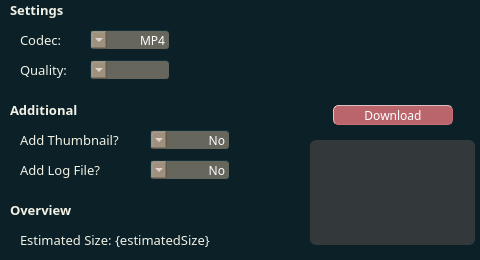
   <widget class="QWidget" name="downloadVideo" native="true">
    <property name="geometry">
     <rect>
      <x>20</x>
      <y>170</y>
      <width>480</width>
      <height>260</height>
     </rect>
    </property>
    <property name="sizePolicy">
     <sizepolicy hsizetype="Fixed" vsizetype="Fixed">
      <horstretch>0</horstretch>
      <verstretch>0</verstretch>
     </sizepolicy>
    </property>
    <property name="toolTip">
     <string notr="true"/>
    </property>
    <property name="statusTip">
     <string notr="true"/>
    </property>
    <property name="whatsThis">
     <string notr="true"/>
    </property>
    <property name="styleSheet">
     <string notr="true">background-color: rgb(11, 32, 39);</string>
    </property>
    <widget class="QLabel" name="dV_msgQualityType">
     <property name="enabled">
      <bool>true</bool>
     </property>
     <property name="geometry">
      <rect>
       <x>20</x>
       <y>60</y>
       <width>50</width>
       <height>20</height>
      </rect>
     </property>
     <property name="sizePolicy">
      <sizepolicy hsizetype="Fixed" vsizetype="Fixed">
       <horstretch>0</horstretch>
       <verstretch>0</verstretch>
      </sizepolicy>
     </property>
     <property name="font">
      <font>
       <family>Quicksand Medium</family>
       <pointsize>10</pointsize>
       <weight>50</weight>
       <italic>false</italic>
       <bold>false</bold>
      </font>
     </property>
     <property name="toolTip">
      <string notr="true"/>
     </property>
     <property name="statusTip">
      <string notr="true"/>
     </property>
     <property name="whatsThis">
      <string notr="true"/>
     </property>
     <property name="autoFillBackground">
      <bool>false</bool>
     </property>
     <property name="styleSheet">
      <string notr="true">font: 10pt &quot;Quicksand Medium&quot;; color: rgb(241, 241, 229);</string>
     </property>
     <property name="frameShape">
      <enum>QFrame::NoFrame</enum>
     </property>
     <property name="frameShadow">
      <enum>QFrame::Plain</enum>
     </property>
     <property name="text">
      <string notr="true">Quality:</string>
     </property>
     <property name="alignment">
      <set>Qt::AlignLeading|Qt::AlignLeft|Qt::AlignVCenter</set>
     </property>
     <property name="textInteractionFlags">
      <set>Qt::NoTextInteraction</set>
     </property>
    </widget>
    <widget class="QComboBox" name="dV_listQualityType">
     <property name="geometry">
      <rect>
       <x>90</x>
       <y>60</y>
       <width>80</width>
       <height>20</height>
      </rect>
     </property>
     <property name="sizePolicy">
      <sizepolicy hsizetype="Fixed" vsizetype="Fixed">
       <horstretch>0</horstretch>
       <verstretch>0</verstretch>
      </sizepolicy>
     </property>
     <property name="font">
      <font>
       <family>Quicksand Medium</family>
       <pointsize>9</pointsize>
       <weight>50</weight>
       <bold>false</bold>
      </font>
     </property>
     <property name="cursor">
      <cursorShape>PointingHandCursor</cursorShape>
     </property>
     <property name="toolTip">
      <string notr="true"/>
     </property>
     <property name="statusTip">
      <string notr="true"/>
     </property>
     <property name="whatsThis">
      <string notr="true"/>
     </property>
     <property name="layoutDirection">
      <enum>Qt::RightToLeft</enum>
     </property>
     <property name="styleSheet">
      <string notr="true">color: rgb(255, 255, 255); background-color: rgba(245, 212, 176, 100); border-color: rgb(11, 32, 39); border-style: outset; border-width: 1px; border-radius: 4px;</string>
     </property>
     <property name="currentText">
      <string notr="true"/>
     </property>
     <property name="currentIndex">
      <number>-1</number>
     </property>
     <property name="duplicatesEnabled">
      <bool>false</bool>
     </property>
     <property name="frame">
      <bool>true</bool>
     </property>
    </widget>
    <widget class="QComboBox" name="dV_listFormatType">
     <property name="geometry">
      <rect>
       <x>90</x>
       <y>30</y>
       <width>80</width>
       <height>20</height>
      </rect>
     </property>
     <property name="sizePolicy">
      <sizepolicy hsizetype="Fixed" vsizetype="Fixed">
       <horstretch>0</horstretch>
       <verstretch>0</verstretch>
      </sizepolicy>
     </property>
     <property name="font">
      <font>
       <family>Quicksand Medium</family>
       <pointsize>9</pointsize>
       <weight>50</weight>
       <bold>false</bold>
      </font>
     </property>
     <property name="cursor">
      <cursorShape>PointingHandCursor</cursorShape>
     </property>
     <property name="toolTip">
      <string notr="true"/>
     </property>
     <property name="statusTip">
      <string notr="true"/>
     </property>
     <property name="whatsThis">
      <string notr="true"/>
     </property>
     <property name="layoutDirection">
      <enum>Qt::RightToLeft</enum>
     </property>
     <property name="styleSheet">
      <string notr="true">color: rgb(255, 255, 255); background-color: rgba(245, 212, 176, 100); border-color: rgb(11, 32, 39); border-style: outset; border-width: 1px; border-radius: 4px;</string>
     </property>
     <property name="currentText">
      <string notr="true">MP4</string>
     </property>
     <property name="maxVisibleItems">
      <number>11</number>
     </property>
     <property name="duplicatesEnabled">
      <bool>false</bool>
     </property>
     <property name="frame">
      <bool>true</bool>
     </property>
     <item>
      <property name="text">
       <string notr="true">MP4</string>
      </property>
     </item>
     <item>
      <property name="text">
       <string notr="true">WEBM</string>
      </property>
     </item>
     <item>
      <property name="text">
       <string notr="true">MOV</string>
      </property>
     </item>
     <item>
      <property name="text">
       <string notr="true">AVI</string>
      </property>
     </item>
     <item>
      <property name="text">
       <string notr="true">MKV</string>
      </property>
     </item>
     <item>
      <property name="text">
       <string notr="true">WMV</string>
      </property>
     </item>
     <item>
      <property name="text">
       <string notr="true">AVCHD</string>
      </property>
     </item>
     <item>
      <property name="text">
       <string notr="true">FLV</string>
      </property>
     </item>
     <item>
      <property name="text">
       <string notr="true">MTS</string>
      </property>
     </item>
     <item>
      <property name="text">
       <string notr="true">MPEG4</string>
      </property>
     </item>
    </widget>
    <widget class="QLabel" name="dV_msgFormatType">
     <property name="enabled">
      <bool>true</bool>
     </property>
     <property name="geometry">
      <rect>
       <x>20</x>
       <y>30</y>
       <width>50</width>
       <height>20</height>
      </rect>
     </property>
     <property name="sizePolicy">
      <sizepolicy hsizetype="Fixed" vsizetype="Fixed">
       <horstretch>0</horstretch>
       <verstretch>0</verstretch>
      </sizepolicy>
     </property>
     <property name="font">
      <font>
       <family>Quicksand Medium</family>
       <pointsize>10</pointsize>
       <weight>50</weight>
       <italic>false</italic>
       <bold>false</bold>
      </font>
     </property>
     <property name="toolTip">
      <string notr="true"/>
     </property>
     <property name="statusTip">
      <string notr="true"/>
     </property>
     <property name="whatsThis">
      <string notr="true"/>
     </property>
     <property name="autoFillBackground">
      <bool>false</bool>
     </property>
     <property name="styleSheet">
      <string notr="true">font: 10pt &quot;Quicksand Medium&quot;; color: rgb(241, 241, 229);</string>
     </property>
     <property name="frameShape">
      <enum>QFrame::NoFrame</enum>
     </property>
     <property name="frameShadow">
      <enum>QFrame::Plain</enum>
     </property>
     <property name="text">
      <string notr="true">Codec:</string>
     </property>
     <property name="alignment">
      <set>Qt::AlignLeading|Qt::AlignLeft|Qt::AlignVCenter</set>
     </property>
     <property name="textInteractionFlags">
      <set>Qt::NoTextInteraction</set>
     </property>
    </widget>
    <widget class="QLabel" name="dV_msgAddThumbnail">
     <property name="enabled">
      <bool>true</bool>
     </property>
     <property name="geometry">
      <rect>
       <x>20</x>
       <y>130</y>
       <width>110</width>
       <height>20</height>
      </rect>
     </property>
     <property name="sizePolicy">
      <sizepolicy hsizetype="Fixed" vsizetype="Fixed">
       <horstretch>0</horstretch>
       <verstretch>0</verstretch>
      </sizepolicy>
     </property>
     <property name="font">
      <font>
       <family>Quicksand Medium</family>
       <pointsize>10</pointsize>
       <weight>50</weight>
       <italic>false</italic>
       <bold>false</bold>
      </font>
     </property>
     <property name="toolTip">
      <string notr="true"/>
     </property>
     <property name="statusTip">
      <string notr="true"/>
     </property>
     <property name="whatsThis">
      <string notr="true"/>
     </property>
     <property name="autoFillBackground">
      <bool>false</bool>
     </property>
     <property name="styleSheet">
      <string notr="true">font: 10pt &quot;Quicksand Medium&quot;; color: rgb(241, 241, 229);</string>
     </property>
     <property name="frameShape">
      <enum>QFrame::NoFrame</enum>
     </property>
     <property name="frameShadow">
      <enum>QFrame::Plain</enum>
     </property>
     <property name="text">
      <string notr="true">Add Thumbnail?</string>
     </property>
     <property name="alignment">
      <set>Qt::AlignLeading|Qt::AlignLeft|Qt::AlignVCenter</set>
     </property>
     <property name="textInteractionFlags">
      <set>Qt::NoTextInteraction</set>
     </property>
    </widget>
    <widget class="QComboBox" name="dV_listAddThumbnail">
     <property name="geometry">
      <rect>
       <x>150</x>
       <y>130</y>
       <width>80</width>
       <height>20</height>
      </rect>
     </property>
     <property name="sizePolicy">
      <sizepolicy hsizetype="Fixed" vsizetype="Fixed">
       <horstretch>0</horstretch>
       <verstretch>0</verstretch>
      </sizepolicy>
     </property>
     <property name="font">
      <font>
       <family>Quicksand Medium</family>
       <pointsize>9</pointsize>
       <weight>50</weight>
       <bold>false</bold>
      </font>
     </property>
     <property name="cursor">
      <cursorShape>PointingHandCursor</cursorShape>
     </property>
     <property name="toolTip">
      <string notr="true"/>
     </property>
     <property name="statusTip">
      <string notr="true"/>
     </property>
     <property name="whatsThis">
      <string notr="true"/>
     </property>
     <property name="layoutDirection">
      <enum>Qt::RightToLeft</enum>
     </property>
     <property name="styleSheet">
      <string notr="true">color: rgb(255, 255, 255); background-color: rgba(245, 212, 176, 100); border-color: rgb(11, 32, 39); border-style: outset; border-width: 1px; border-radius: 4px;</string>
     </property>
     <property name="currentText">
      <string notr="true">No</string>
     </property>
     <property name="currentIndex">
      <number>1</number>
     </property>
     <property name="duplicatesEnabled">
      <bool>false</bool>
     </property>
     <property name="frame">
      <bool>true</bool>
     </property>
     <item>
      <property name="text">
       <string notr="true">Yes</string>
      </property>
     </item>
     <item>
      <property name="text">
       <string notr="true">No</string>
      </property>
     </item>
    </widget>
    <widget class="QLabel" name="dV_msgAddLog">
     <property name="enabled">
      <bool>true</bool>
     </property>
     <property name="geometry">
      <rect>
       <x>20</x>
       <y>160</y>
       <width>90</width>
       <height>20</height>
      </rect>
     </property>
     <property name="sizePolicy">
      <sizepolicy hsizetype="Fixed" vsizetype="Fixed">
       <horstretch>0</horstretch>
       <verstretch>0</verstretch>
      </sizepolicy>
     </property>
     <property name="font">
      <font>
       <family>Quicksand Medium</family>
       <pointsize>10</pointsize>
       <weight>50</weight>
       <italic>false</italic>
       <bold>false</bold>
      </font>
     </property>
     <property name="toolTip">
      <string notr="true"/>
     </property>
     <property name="statusTip">
      <string notr="true"/>
     </property>
     <property name="whatsThis">
      <string notr="true"/>
     </property>
     <property name="autoFillBackground">
      <bool>false</bool>
     </property>
     <property name="styleSheet">
      <string notr="true">font: 10pt &quot;Quicksand Medium&quot;; color: rgb(241, 241, 229);</string>
     </property>
     <property name="frameShape">
      <enum>QFrame::NoFrame</enum>
     </property>
     <property name="frameShadow">
      <enum>QFrame::Plain</enum>
     </property>
     <property name="text">
      <string notr="true">Add Log File?</string>
     </property>
     <property name="alignment">
      <set>Qt::AlignLeading|Qt::AlignLeft|Qt::AlignVCenter</set>
     </property>
     <property name="textInteractionFlags">
      <set>Qt::NoTextInteraction</set>
     </property>
    </widget>
    <widget class="QComboBox" name="dV_listAddLog">
     <property name="geometry">
      <rect>
       <x>150</x>
       <y>160</y>
       <width>80</width>
       <height>20</height>
      </rect>
     </property>
     <property name="sizePolicy">
      <sizepolicy hsizetype="Fixed" vsizetype="Fixed">
       <horstretch>0</horstretch>
       <verstretch>0</verstretch>
      </sizepolicy>
     </property>
     <property name="font">
      <font>
       <family>Quicksand Medium</family>
       <pointsize>9</pointsize>
       <weight>50</weight>
       <bold>false</bold>
      </font>
     </property>
     <property name="cursor">
      <cursorShape>PointingHandCursor</cursorShape>
     </property>
     <property name="toolTip">
      <string notr="true"/>
     </property>
     <property name="statusTip">
      <string notr="true"/>
     </property>
     <property name="whatsThis">
      <string notr="true"/>
     </property>
     <property name="layoutDirection">
      <enum>Qt::RightToLeft</enum>
     </property>
     <property name="styleSheet">
      <string notr="true">color: rgb(255, 255, 255); background-color: rgba(245, 212, 176, 100); border-color: rgb(11, 32, 39); border-style: outset; border-width: 1px; border-radius: 4px;</string>
     </property>
     <property name="currentText">
      <string notr="true">No</string>
     </property>
     <property name="currentIndex">
      <number>1</number>
     </property>
     <property name="minimumContentsLength">
      <number>0</number>
     </property>
     <property name="duplicatesEnabled">
      <bool>false</bool>
     </property>
     <property name="frame">
      <bool>true</bool>
     </property>
     <item>
      <property name="text">
       <string notr="true">Yes</string>
      </property>
     </item>
     <item>
      <property name="text">
       <string notr="true">No</string>
      </property>
     </item>
    </widget>
    <widget class="QLabel" name="dV_msgCategAdditional">
     <property name="enabled">
      <bool>true</bool>
     </property>
     <property name="geometry">
      <rect>
       <x>10</x>
       <y>100</y>
       <width>80</width>
       <height>20</height>
      </rect>
     </property>
     <property name="sizePolicy">
      <sizepolicy hsizetype="Fixed" vsizetype="Fixed">
       <horstretch>0</horstretch>
       <verstretch>0</verstretch>
      </sizepolicy>
     </property>
     <property name="font">
      <font>
       <family>Quicksand Medium</family>
       <pointsize>10</pointsize>
       <weight>75</weight>
       <italic>false</italic>
       <bold>true</bold>
      </font>
     </property>
     <property name="toolTip">
      <string notr="true"/>
     </property>
     <property name="statusTip">
      <string notr="true"/>
     </property>
     <property name="whatsThis">
      <string notr="true"/>
     </property>
     <property name="autoFillBackground">
      <bool>false</bool>
     </property>
     <property name="styleSheet">
      <string notr="true">font: bold 10pt &quot;Quicksand Medium&quot;; color: rgb(241, 241, 229);</string>
     </property>
     <property name="frameShape">
      <enum>QFrame::NoFrame</enum>
     </property>
     <property name="frameShadow">
      <enum>QFrame::Plain</enum>
     </property>
     <property name="text">
      <string notr="true">Additional</string>
     </property>
     <property name="alignment">
      <set>Qt::AlignLeading|Qt::AlignLeft|Qt::AlignVCenter</set>
     </property>
     <property name="textInteractionFlags">
      <set>Qt::NoTextInteraction</set>
     </property>
    </widget>
    <widget class="QLabel" name="dV_msgCategSettings">
     <property name="enabled">
      <bool>true</bool>
     </property>
     <property name="geometry">
      <rect>
       <x>10</x>
       <y>0</y>
       <width>60</width>
       <height>20</height>
      </rect>
     </property>
     <property name="sizePolicy">
      <sizepolicy hsizetype="Fixed" vsizetype="Fixed">
       <horstretch>0</horstretch>
       <verstretch>0</verstretch>
      </sizepolicy>
     </property>
     <property name="font">
      <font>
       <family>Quicksand Medium</family>
       <pointsize>10</pointsize>
       <weight>75</weight>
       <italic>false</italic>
       <bold>true</bold>
      </font>
     </property>
     <property name="toolTip">
      <string notr="true"/>
     </property>
     <property name="statusTip">
      <string notr="true"/>
     </property>
     <property name="whatsThis">
      <string notr="true"/>
     </property>
     <property name="autoFillBackground">
      <bool>false</bool>
     </property>
     <property name="styleSheet">
      <string notr="true">font: bold 10pt &quot;Quicksand Medium&quot;; color: rgb(241, 241, 229);</string>
     </property>
     <property name="frameShape">
      <enum>QFrame::NoFrame</enum>
     </property>
     <property name="frameShadow">
      <enum>QFrame::Plain</enum>
     </property>
     <property name="text">
      <string notr="true">Settings</string>
     </property>
     <property name="alignment">
      <set>Qt::AlignLeading|Qt::AlignLeft|Qt::AlignVCenter</set>
     </property>
     <property name="textInteractionFlags">
      <set>Qt::NoTextInteraction</set>
     </property>
    </widget>
    <widget class="QLabel" name="dV_msgCategOverview">
     <property name="enabled">
      <bool>true</bool>
     </property>
     <property name="geometry">
      <rect>
       <x>10</x>
       <y>200</y>
       <width>70</width>
       <height>20</height>
      </rect>
     </property>
     <property name="sizePolicy">
      <sizepolicy hsizetype="Fixed" vsizetype="Fixed">
       <horstretch>0</horstretch>
       <verstretch>0</verstretch>
      </sizepolicy>
     </property>
     <property name="font">
      <font>
       <family>Quicksand Medium</family>
       <pointsize>10</pointsize>
       <weight>75</weight>
       <italic>false</italic>
       <bold>true</bold>
      </font>
     </property>
     <property name="toolTip">
      <string notr="true"/>
     </property>
     <property name="statusTip">
      <string notr="true"/>
     </property>
     <property name="whatsThis">
      <string notr="true"/>
     </property>
     <property name="autoFillBackground">
      <bool>false</bool>
     </property>
     <property name="styleSheet">
      <string notr="true">font: bold 10pt &quot;Quicksand Medium&quot;; color: rgb(241, 241, 229);</string>
     </property>
     <property name="frameShape">
      <enum>QFrame::NoFrame</enum>
     </property>
     <property name="frameShadow">
      <enum>QFrame::Plain</enum>
     </property>
     <property name="text">
      <string notr="true">Overview</string>
     </property>
     <property name="alignment">
      <set>Qt::AlignLeading|Qt::AlignLeft|Qt::AlignVCenter</set>
     </property>
     <property name="textInteractionFlags">
      <set>Qt::NoTextInteraction</set>
     </property>
    </widget>
    <widget class="QLabel" name="dV_msgOverviewEstimatedSize">
     <property name="enabled">
      <bool>true</bool>
     </property>
     <property name="geometry">
      <rect>
       <x>20</x>
       <y>230</y>
       <width>200</width>
       <height>20</height>
      </rect>
     </property>
     <property name="sizePolicy">
      <sizepolicy hsizetype="Fixed" vsizetype="Fixed">
       <horstretch>0</horstretch>
       <verstretch>0</verstretch>
      </sizepolicy>
     </property>
     <property name="font">
      <font>
       <family>Quicksand Medium</family>
       <pointsize>10</pointsize>
       <weight>50</weight>
       <italic>false</italic>
       <bold>false</bold>
      </font>
     </property>
     <property name="toolTip">
      <string notr="true"/>
     </property>
     <property name="statusTip">
      <string notr="true"/>
     </property>
     <property name="whatsThis">
      <string notr="true"/>
     </property>
     <property name="autoFillBackground">
      <bool>false</bool>
     </property>
     <property name="styleSheet">
      <string notr="true">font: 10pt &quot;Quicksand Medium&quot;; color: rgb(241, 241, 229);</string>
     </property>
     <property name="frameShape">
      <enum>QFrame::NoFrame</enum>
     </property>
     <property name="frameShadow">
      <enum>QFrame::Plain</enum>
     </property>
     <property name="text">
      <string notr="true">Estimated Size: {estimatedSize}</string>
     </property>
     <property name="alignment">
      <set>Qt::AlignLeading|Qt::AlignLeft|Qt::AlignVCenter</set>
     </property>
     <property name="textInteractionFlags">
      <set>Qt::NoTextInteraction</set>
     </property>
    </widget>
    <widget class="QPushButton" name="dV_btnDownloadVideo">
     <property name="enabled">
      <bool>true</bool>
     </property>
     <property name="geometry">
      <rect>
       <x>333</x>
       <y>105</y>
       <width>120</width>
       <height>20</height>
      </rect>
     </property>
     <property name="sizePolicy">
      <sizepolicy hsizetype="Fixed" vsizetype="Fixed">
       <horstretch>0</horstretch>
       <verstretch>0</verstretch>
      </sizepolicy>
     </property>
     <property name="font">
      <font>
       <family>Quicksand Medium</family>
       <pointsize>9</pointsize>
       <weight>50</weight>
       <italic>false</italic>
       <bold>false</bold>
      </font>
     </property>
     <property name="cursor">
      <cursorShape>PointingHandCursor</cursorShape>
     </property>
     <property name="toolTip">
      <string notr="true"/>
     </property>
     <property name="statusTip">
      <string notr="true"/>
     </property>
     <property name="whatsThis">
      <string notr="true"/>
     </property>
     <property name="styleSheet">
      <string notr="true">QPushButton {font: 9pt &quot;Quicksand Medium&quot;; color: rgb(255, 255, 255); background-color: rgba(234, 118, 127, 200); border-color: rgba(234, 118, 127, 200); border-style: outset; border-width: 1px; border-radius: 5px;}
QPushButton:hover {font: 9pt &quot;Quicksand Medium&quot;; color: rgb(255, 255, 255); background-color: rgba(234, 118, 127, 200); border-color: rgba(234, 118, 127, 200); border-style: inset; border-width: 1px; border-radius: 5px;}</string>
     </property>
     <property name="text">
      <string notr="true">Download</string>
     </property>
    </widget>
    <widget class="QLabel" name="dV_imgThumbnailPreview">
     <property name="enabled">
      <bool>true</bool>
     </property>
     <property name="geometry">
      <rect>
       <x>310</x>
       <y>140</y>
       <width>165</width>
       <height>105</height>
      </rect>
     </property>
     <property name="sizePolicy">
      <sizepolicy hsizetype="Fixed" vsizetype="Fixed">
       <horstretch>0</horstretch>
       <verstretch>0</verstretch>
      </sizepolicy>
     </property>
     <property name="font">
      <font>
       <family>Quicksand Medium</family>
       <pointsize>10</pointsize>
       <weight>50</weight>
       <italic>false</italic>
       <bold>false</bold>
      </font>
     </property>
     <property name="toolTip">
      <string notr="true"/>
     </property>
     <property name="statusTip">
      <string notr="true"/>
     </property>
     <property name="whatsThis">
      <string notr="true"/>
     </property>
     <property name="autoFillBackground">
      <bool>false</bool>
     </property>
     <property name="styleSheet">
      <string notr="true">background-color: rgba(62, 62, 64, 200); border-style: outset; border-width: 0px; border-radius: 6px;</string>
     </property>
     <property name="frameShape">
      <enum>QFrame::NoFrame</enum>
     </property>
     <property name="frameShadow">
      <enum>QFrame::Plain</enum>
     </property>
     <property name="text">
      <string notr="true"/>
     </property>
     <property name="alignment">
      <set>Qt::AlignCenter</set>
     </property>
     <property name="textInteractionFlags">
      <set>Qt::NoTextInteraction</set>
     </property>
    </widget>
    <zorder>dV_msgQualityType</zorder>
    <zorder>dV_listQualityType</zorder>
    <zorder>dV_msgFormatType</zorder>
    <zorder>dV_listFormatType</zorder>
    <zorder>dV_msgAddThumbnail</zorder>
    <zorder>dV_listAddThumbnail</zorder>
    <zorder>dV_msgAddLog</zorder>
    <zorder>dV_listAddLog</zorder>
    <zorder>dV_msgCategAdditional</zorder>
    <zorder>dV_msgCategSettings</zorder>
    <zorder>dV_msgCategOverview</zorder>
    <zorder>dV_msgOverviewEstimatedSize</zorder>
    <zorder>dV_btnDownloadVideo</zorder>
    <zorder>dV_imgThumbnailPreview</zorder>
   </widget>
